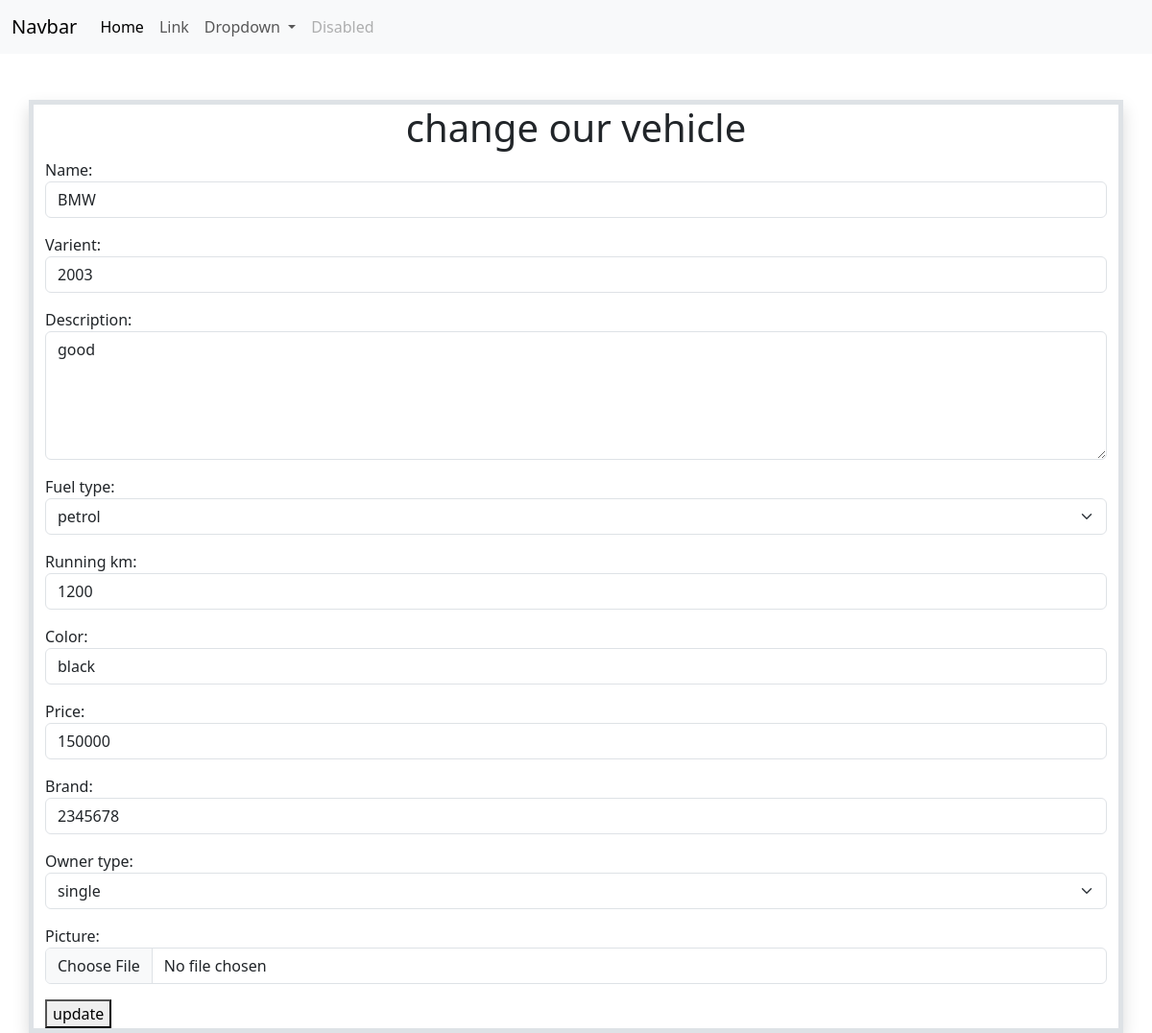
/vehicle/11/update/, run on the app's committed database.
### store/models.py (models this page shows, shortened)
class Vehicle(models.Model):
    name=models.CharField(max_length=200)
    varient=models.CharField(max_length=200)
    description=models.TextField()
    fuel_options=(
        ("petrol","petrol"),
        ("CNG","CNG"),
        ("EV","EV"),
        ("diesel","diesel")
    )
    fuel_type=models.CharField(max_length=200,choices=fuel_options,default="petrol")
    running_km=models.PositiveIntegerField()
    color=models.CharField(max_length=200)
    price=models.PositiveIntegerField()
    brand=models.CharField(max_length=200)
    owner_options=(
        ("single","single"),
        ("second","second"),
        ("other","other")
    )
    owner_type=models.CharField(max_length=200,choices=owner_options,default="single")
    picture=models.ImageField(upload_to="vehicle_images",null=True)

### store/views.py (the view, shortened to what this page needs)
# urls.py: path('vehicle/<int:pk>/update/',views.VehicleUpdateView.as_view(),name="vehicle-update")
class VehicleUpdateView(View):
    template_name="edit.html"
    form_class=VehicleUpdateForm
    def get(self,request,*args,**kwargs):
        id=kwargs.get("pk")
        Vehicle_object=get_object_or_404(Vehicle,id=id)
        form_instance=self.form_class(instance=Vehicle_object)
        return render(request,self.template_name,{"form":form_instance})

### store/forms.py
class VehicleUpdateForm(forms.ModelForm):
    class Meta:
        model=Vehicle
        fields="__all__"
        widgets={
            "name":forms.TextInput(attrs={"class":"form-control"}),
            "varient":forms.TextInput(attrs={"class":"form-control"}),
            "description":forms.Textarea(attrs={"class":"form-control","rows":5}),
            "fuel_type":forms.Select(attrs={"class":"form-control form-select"}),
            "running_km":forms.TextInput(attrs={"class":"form-control"}),
            "color":forms.TextInput(attrs={"class":"form-control"}),
            "price":forms.NumberInput(attrs={"class":"form-control"}),
            "brand":forms.NumberInput(attrs={"class":"form-control"}),
            "owner_type":forms.Select(attrs={"class":"form-control form-select"}),
            "picture":forms.FileInput(attrs={"class":"form-control"})
             }

### store/templates/edit.html (shortened to what this page needs)
{%extends 'base.html'%}
{%block main_block%}
<div class="container border border-5 shadow mt-5 ">
        <h1 class="text-center">change our vehicle</h1>
        <form action="" method="post" enctype="multipart/form-data">
            {{form.as_p}}
            <button type="submit">update</button>
        </form>
{%endblock%}

### data on the page
Vehicle: name "BMW", varient "2003", description "good", fuel_type "petrol", running_km "1200", color "black", price "150000", brand "2345678", owner_type "single"
